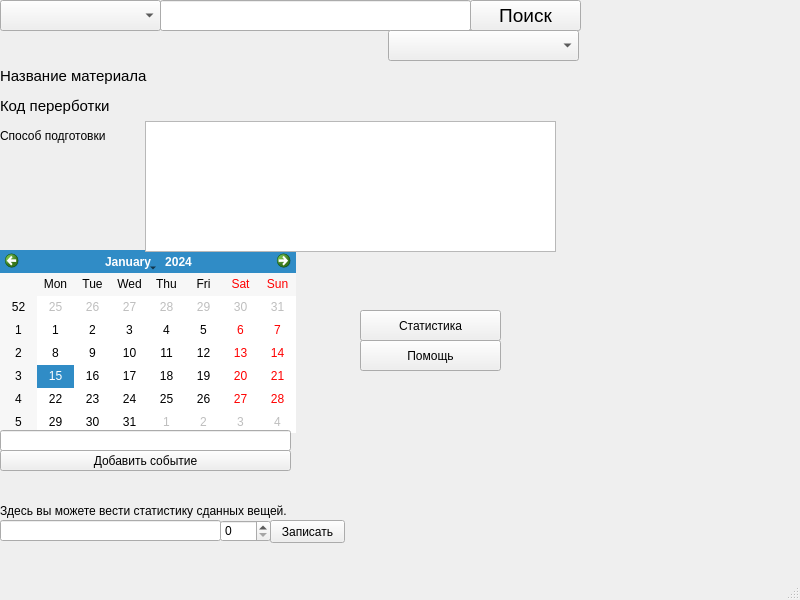
<?xml version="1.0" encoding="UTF-8"?>
<ui version="4.0">
 <class>MainWindow</class>
 <widget class="QMainWindow" name="MainWindow">
  <property name="geometry">
   <rect>
    <x>0</x>
    <y>0</y>
    <width>800</width>
    <height>600</height>
   </rect>
  </property>
  <property name="windowTitle">
   <string>MainWindow</string>
  </property>
  <widget class="QWidget" name="centralwidget">
   <widget class="QComboBox" name="criteria">
    <property name="geometry">
     <rect>
      <x>0</x>
      <y>0</y>
      <width>161</width>
      <height>31</height>
     </rect>
    </property>
   </widget>
   <widget class="QLineEdit" name="criteria_2">
    <property name="geometry">
     <rect>
      <x>160</x>
      <y>0</y>
      <width>311</width>
      <height>31</height>
     </rect>
    </property>
   </widget>
   <widget class="QPushButton" name="search">
    <property name="geometry">
     <rect>
      <x>470</x>
      <y>0</y>
      <width>111</width>
      <height>31</height>
     </rect>
    </property>
    <property name="font">
     <font>
      <pointsize>14</pointsize>
     </font>
    </property>
    <property name="text">
     <string>Поиск</string>
    </property>
   </widget>
   <widget class="QLabel" name="code_1">
    <property name="geometry">
     <rect>
      <x>0</x>
      <y>90</y>
      <width>151</width>
      <height>31</height>
     </rect>
    </property>
    <property name="font">
     <font>
      <pointsize>11</pointsize>
     </font>
    </property>
    <property name="text">
     <string>Код перерботки</string>
    </property>
   </widget>
   <widget class="QLabel" name="code_2">
    <property name="geometry">
     <rect>
      <x>150</x>
      <y>90</y>
      <width>401</width>
      <height>31</height>
     </rect>
    </property>
    <property name="text">
     <string/>
    </property>
   </widget>
   <widget class="QLabel" name="name_1">
    <property name="geometry">
     <rect>
      <x>0</x>
      <y>60</y>
      <width>151</width>
      <height>31</height>
     </rect>
    </property>
    <property name="font">
     <font>
      <pointsize>11</pointsize>
     </font>
    </property>
    <property name="text">
     <string>Название материала</string>
    </property>
   </widget>
   <widget class="QLabel" name="name_2">
    <property name="geometry">
     <rect>
      <x>150</x>
      <y>60</y>
      <width>401</width>
      <height>31</height>
     </rect>
    </property>
    <property name="text">
     <string/>
    </property>
   </widget>
   <widget class="QLabel" name="metod_1">
    <property name="geometry">
     <rect>
      <x>0</x>
      <y>120</y>
      <width>151</width>
      <height>31</height>
     </rect>
    </property>
    <property name="text">
     <string>Способ подготовки</string>
    </property>
   </widget>
   <widget class="QCalendarWidget" name="calendarWidget">
    <property name="geometry">
     <rect>
      <x>0</x>
      <y>250</y>
      <width>296</width>
      <height>183</height>
     </rect>
    </property>
   </widget>
   <widget class="QLineEdit" name="event">
    <property name="geometry">
     <rect>
      <x>0</x>
      <y>430</y>
      <width>291</width>
      <height>21</height>
     </rect>
    </property>
   </widget>
   <widget class="QPushButton" name="event_record">
    <property name="geometry">
     <rect>
      <x>0</x>
      <y>450</y>
      <width>291</width>
      <height>21</height>
     </rect>
    </property>
    <property name="text">
     <string>Добавить событие</string>
    </property>
   </widget>
   <widget class="QPushButton" name="statistic">
    <property name="geometry">
     <rect>
      <x>360</x>
      <y>310</y>
      <width>141</width>
      <height>31</height>
     </rect>
    </property>
    <property name="text">
     <string>Статистика</string>
    </property>
   </widget>
   <widget class="QLineEdit" name="meaning">
    <property name="geometry">
     <rect>
      <x>0</x>
      <y>520</y>
      <width>221</width>
      <height>21</height>
     </rect>
    </property>
   </widget>
   <widget class="QSpinBox" name="quantity">
    <property name="geometry">
     <rect>
      <x>220</x>
      <y>520</y>
      <width>51</width>
      <height>22</height>
     </rect>
    </property>
   </widget>
   <widget class="QPushButton" name="record">
    <property name="geometry">
     <rect>
      <x>270</x>
      <y>520</y>
      <width>75</width>
      <height>23</height>
     </rect>
    </property>
    <property name="text">
     <string>Записать</string>
    </property>
   </widget>
   <widget class="QLabel" name="error">
    <property name="geometry">
     <rect>
      <x>160</x>
      <y>30</y>
      <width>231</width>
      <height>31</height>
     </rect>
    </property>
    <property name="text">
     <string/>
    </property>
   </widget>
   <widget class="QComboBox" name="comboBox">
    <property name="geometry">
     <rect>
      <x>388</x>
      <y>30</y>
      <width>191</width>
      <height>31</height>
     </rect>
    </property>
   </widget>
   <widget class="QPushButton" name="help_2">
    <property name="geometry">
     <rect>
      <x>360</x>
      <y>340</y>
      <width>141</width>
      <height>31</height>
     </rect>
    </property>
    <property name="text">
     <string>Помощь</string>
    </property>
   </widget>
   <widget class="QTextBrowser" name="metod_2">
    <property name="geometry">
     <rect>
      <x>145</x>
      <y>121</y>
      <width>411</width>
      <height>131</height>
     </rect>
    </property>
   </widget>
   <widget class="QLabel" name="label">
    <property name="geometry">
     <rect>
      <x>-200</x>
      <y>290</y>
      <width>47</width>
      <height>13</height>
     </rect>
    </property>
    <property name="text">
     <string>TextLabel</string>
    </property>
   </widget>
   <widget class="QLabel" name="label_2">
    <property name="geometry">
     <rect>
      <x>0</x>
      <y>500</y>
      <width>311</width>
      <height>21</height>
     </rect>
    </property>
    <property name="text">
     <string>Здесь вы можете вести статистику сданных вещей.</string>
    </property>
   </widget>
  </widget>
  <widget class="QMenuBar" name="menubar">
   <property name="geometry">
    <rect>
     <x>0</x>
     <y>0</y>
     <width>800</width>
     <height>26</height>
    </rect>
   </property>
  </widget>
  <widget class="QStatusBar" name="statusbar"/>
 </widget>
 <resources/>
 <connections/>
</ui>
